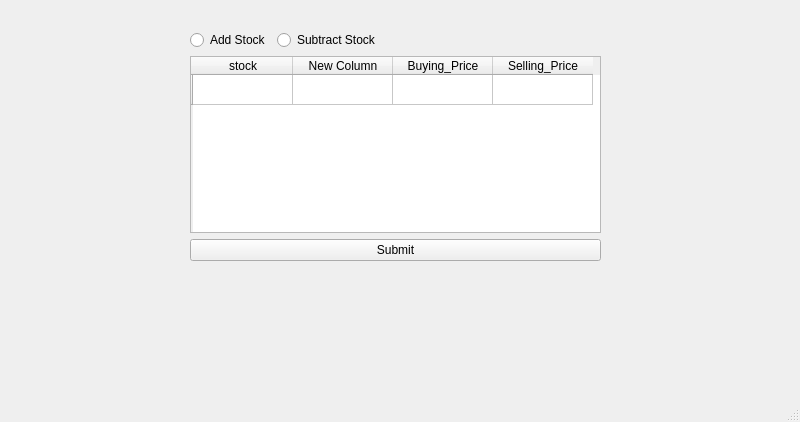
<?xml version="1.0" encoding="UTF-8"?>
<ui version="4.0">
 <class>MainWindow</class>
 <widget class="QMainWindow" name="MainWindow">
  <property name="geometry">
   <rect>
    <x>0</x>
    <y>0</y>
    <width>800</width>
    <height>422</height>
   </rect>
  </property>
  <property name="windowTitle">
   <string>MainWindow</string>
  </property>
  <widget class="QWidget" name="centralwidget">
   <widget class="QWidget" name="formLayoutWidget">
    <property name="geometry">
     <rect>
      <x>190</x>
      <y>30</y>
      <width>411</width>
      <height>231</height>
     </rect>
    </property>
    <layout class="QFormLayout" name="formLayout">
     <item row="1" column="0" colspan="2">
      <widget class="QTableWidget" name="tableWidget">
       <row>
        <property name="text">
         <string/>
        </property>
       </row>
       <column>
        <property name="text">
         <string>stock</string>
        </property>
       </column>
       <column>
        <property name="text">
         <string>New Column</string>
        </property>
       </column>
       <column>
        <property name="text">
         <string>Buying_Price</string>
        </property>
       </column>
       <column>
        <property name="text">
         <string>Selling_Price</string>
        </property>
       </column>
      </widget>
     </item>
     <item row="0" column="0">
      <widget class="QRadioButton" name="add_radio_button">
       <property name="text">
        <string>Add Stock</string>
       </property>
      </widget>
     </item>
     <item row="0" column="1">
      <widget class="QRadioButton" name="subtract_radio_button">
       <property name="text">
        <string>Subtract Stock</string>
       </property>
      </widget>
     </item>
     <item row="2" column="0" colspan="2">
      <widget class="QPushButton" name="pushButton">
       <property name="text">
        <string>Submit</string>
       </property>
      </widget>
     </item>
    </layout>
   </widget>
  </widget>
  <widget class="QMenuBar" name="menubar">
   <property name="geometry">
    <rect>
     <x>0</x>
     <y>0</y>
     <width>800</width>
     <height>22</height>
    </rect>
   </property>
  </widget>
  <widget class="QStatusBar" name="statusbar"/>
 </widget>
 <resources/>
 <connections/>
</ui>
